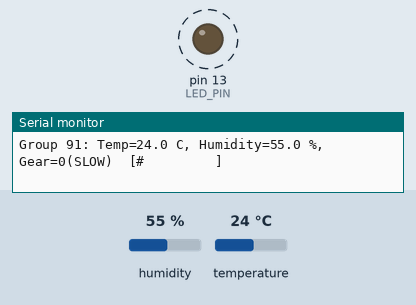
Simulated run of this sketch. Board: Arduino Uno, built with avr-gcc and run on an emulated ATmega328P. Parts: output pins drawn as LEDs (lit = HIGH), the last lines printed to the serial monitor. Dashed ring = blinking. Inputs (shaded band) come from the test bench; at power-on: temperature 24 °C, humidity 55 %.

Above: at 15.4 s.
15.5 s: temperature set to 28 °C
At 16.4 s:
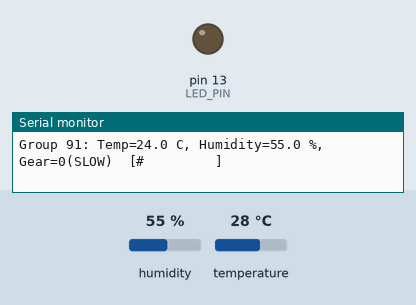
21.5 s: temperature set to 33 °C
At 23.3 s:
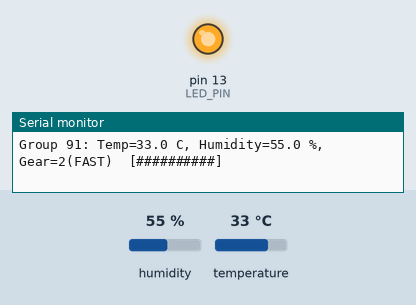
Timing chart, 0 to 24.8 s (numbered marks = the images above; inputs shaded):
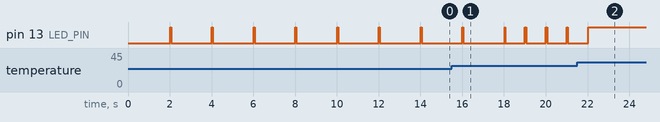

Measured:
- after the input at 21.5 s, pin 13 (LED_PIN): goes on until 22.0 s, then stays HIGH
- by itself, pin 13 (LED_PIN): alternates HIGH for 0.03 s and LOW for 2.0 s

The sketch:

DHT_Group.ino
```cpp
// 实验1 档位版：<26°C 慢档，26~28.9°C 中档，>=29°C 快档
#include "DHT.h"

#define DHTPIN 2
#define DHTTYPE DHT11
#define LED_PIN 13       // 板载 LED；外接 LED 可改到 9（支持 PWM）
#define GROUP_NUM 91     // 你们组的组号

// 档位分界温度
const float TEMP_MID = 27.0;
const float TEMP_FAST = 30.0;

// 三档闪烁间隔
const unsigned long INTERVAL_SLOW = 2000;
const unsigned long INTERVAL_MID = 1000;
const unsigned long INTERVAL_FAST = 10;

DHT dht(DHTPIN, DHTTYPE);

unsigned long lastRead = 0;
unsigned long lastBlink = 0;
unsigned long ledOnAt = 0;
unsigned long blinkInterval = INTERVAL_SLOW;
bool ledOn = false;

void setup() {
  Serial.begin(9600);
  pinMode(LED_PIN, OUTPUT);
  digitalWrite(LED_PIN, LOW);
  dht.begin();
  Serial.print("Group ");
  Serial.println(GROUP_NUM);
}

void loop() {
  unsigned long now = millis();

  if (now - lastRead >= 2000) {
    lastRead = now;
    float h = dht.readHumidity();
    float t = dht.readTemperature();

    if (isnan(h) || isnan(t)) {
      Serial.print("Group ");
      Serial.print(GROUP_NUM);
      Serial.println(": DHT read failed");
    } else {
      int gear;

      if (t >= TEMP_FAST) {
        gear = 2;
        blinkInterval = INTERVAL_FAST;
      } else if (t >= TEMP_MID) {
        gear = 1;
        blinkInterval = INTERVAL_MID;
      } else {
        gear = 0;
        blinkInterval = INTERVAL_SLOW;
      }

      const char *gearName = (gear == 2) ? "FAST" : (gear == 1) ? "MID" : "SLOW";

      Serial.print("Group ");
      Serial.print(GROUP_NUM);
      Serial.print(": Temp=");
      Serial.print(t, 1);
      Serial.print(" C, Humidity=");
      Serial.print(h, 1);
      Serial.print(" %, Gear=");
      Serial.print(gear);
      Serial.print("(");
      Serial.print(gearName);
      Serial.print(")  [");

      // 串口温度条：23~32°C，每 1°C 一格
      int bars = constrain((int)(t - 23), 0, 10);
      for (int i = 0; i < bars; i++) Serial.print('#');
      for (int i = bars; i < 10; i++) Serial.print(' ');
      Serial.println("]");
    }
  }

  // 每 blinkInterval 亮 60ms，形成清晰的“闪一下”
  if (!ledOn && now - lastBlink >= blinkInterval) {
    lastBlink = now;
    ledOnAt = now;
    ledOn = true;
    digitalWrite(LED_PIN, HIGH);
  }
  if (ledOn && now - ledOnAt >= 60) {
    ledOn = false;
    digitalWrite(LED_PIN, LOW);
  }
}
```
